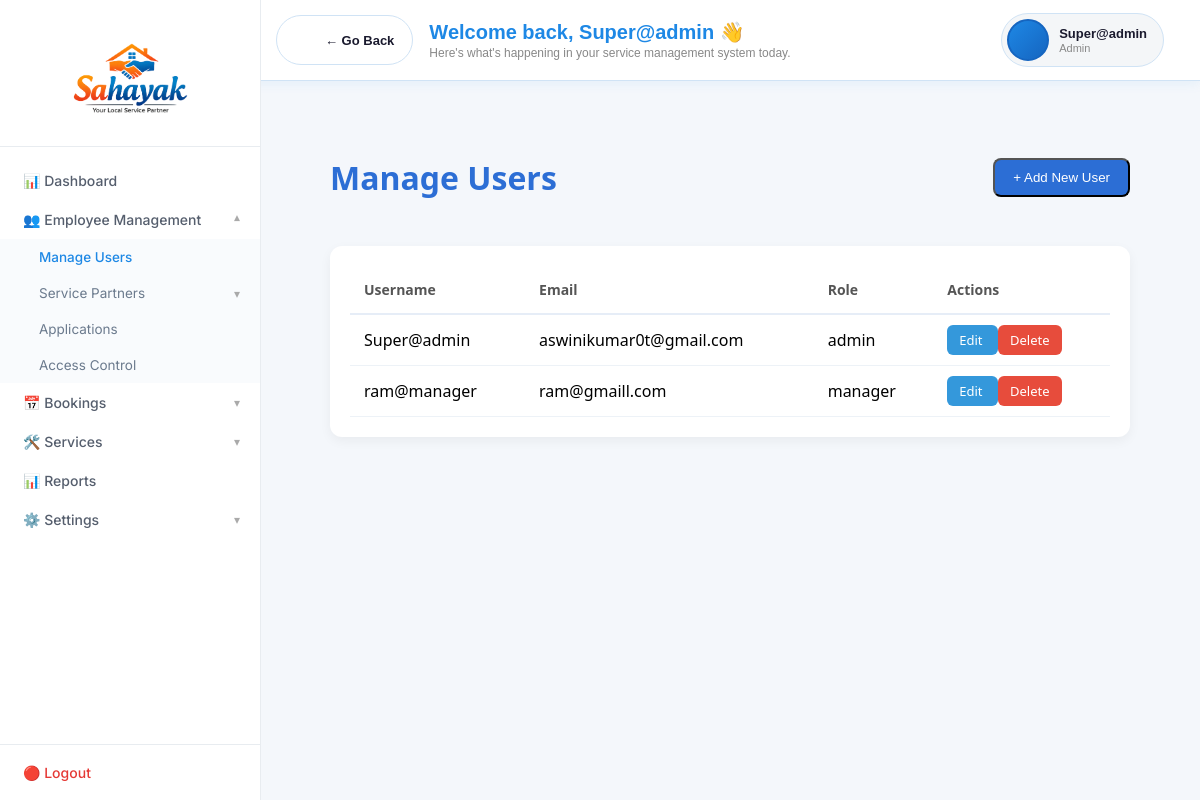
The page /users/ (signed in) on the database its author committed.
### accounts/models.py (models this page shows)
class CustomUser(AbstractUser):
    ROLE_CHOICES = (
        ('admin', 'Admin'),
        ('manager', 'Manager'),
        ('staff',            'Staff'),
        ('corporate_partner', 'Corporate Partner'),
        ('solo_partner',      'Solo Partner'),
    )
    role = models.CharField(max_length=20, choices=ROLE_CHOICES)

### accounts/views.py (the view)
# urls.py: path('users/', views.manage_users, name='manage_users'),
@login_required
def manage_users(request):
    if request.user.role != 'admin':
        return redirect('admin_dashboard')
    users = CustomUser.objects.all()
    return render(request, 'dashboard/manage_users.html', {'users': users})

### templates/dashboard/manage_users.html (shortened to what this page needs)
{% extends 'layout/base.html' %}
{% block content %}
<!DOCTYPE html>
<html lang="en">
<head>
</head>
<body>
<div class="page-container">
<div class="page-header">
<h1>Manage Users</h1>
<button class="add-btn" onclick="openModal()">
+ Add New User
</button>
</div>
<div class="card">
<table>
<thead>
<tr>
<th>Username</th>
<th>Email</th>
<th>Role</th>
<th>Actions</th>
</tr>
</thead>
<tbody>
{% for user in users %}
<tr>
<td>{{ user.username }}</td>
<td>{{ user.email }}</td>
<td>{{ user.role }}</td>
<td>
<a href="{% url 'edit_user' user.id %}" class="action-btn edit-btn">
Edit
</a>
<a href="{% url 'delete_user' user.id %}" class="action-btn delete-btn">
Delete
</a>
</td>
</tr>
{% empty %}
<tr>
<td colspan="4" class="empty">
No users found
</td>
</tr>
{% endfor %}
</tbody>
</table>
</div>
</div>
</body>
</html>
{% endblock %}

### templates/layout/base.html (shortened to what this page needs)
<body>
{% include 'layout/sidebar.html' %}
{% include 'layout/topbar.html' %}
<div class="main-content" style="margin-left: 260px; padding: 36px 40px;">
    {% block content %}
    {% endblock %}
</div>
</body>

### templates/layout/sidebar.html (shortened to what this page needs)
{% load static %}
<aside class="mgmt-sidebar" id="mgmtSidebar">
    <div class="sidebar-logo">
        <img src="{% static 'logo.png' %}" alt="Logo"
             style="width:120px; height:120px; object-fit:contain; border-radius:8px;">
    </div>
    <div class="sidebar-divider"></div>
    <nav class="sidebar-nav">
        <a href="{% url 'admin_dashboard' %}" class="sidebar-link {% if request.resolver_match.url_name == 'admin_dashboard' %}active{% endif %}">
            📊 Dashboard
        </a>
        <div class="sidebar-dropdown">
            <div class="sidebar-link dropdown-toggle" onclick="toggleDropdown('employeeMenu', event)">
                👥 Employee Management
                <span class="dropdown-arrow" id="employeeMenu-arrow">▾</span>
            </div>
            <div class="dropdown-menu" id="employeeMenu">
                <a href="{% url 'manage_users' %}" class="dropdown-item {% if request.resolver_match.url_name == 'manage_users' %}active{% endif %}">
                    Manage Users
                </a>
                <div class="sidebar-dropdown">
                    <div class="dropdown-item dropdown-toggle" onclick="toggleDropdown('partnersMenu', event)">
                        Service Partners
                        <span class="dropdown-arrow" id="partnersMenu-arrow">▾</span>
                    </div>
                     <a href="{% url 'applications' %}" class="dropdown-item {% if request.resolver_match.url_name == 'applications' %}active{% endif %}">
                    <span style="display:flex; align-items:center;">
                         Applications
                    </span>
                </a>
                </div>
                  <a href="{% url 'access_control' %}" class="dropdown-item {% if request.resolver_match.url_name == 'applications' %}active{% endif %}">
                    <span style="display:flex; align-items:center;">
                         Access Control
                    </span>
                </a>
                </div>
            </div>
<div class="sidebar-dropdown">
    <div class="sidebar-link dropdown-toggle" onclick="toggleDropdown('bookingsMenu', event)">
        📅 Bookings
        <span class="dropdown-arrow" id="bookingsMenu-arrow">▾</span>
    </div>
</div>
<div class="sidebar-dropdown">
    <div class="sidebar-link dropdown-toggle" onclick="toggleDropdown('servicesMenu', event)">
        🛠️ Services
        <span class="dropdown-arrow" id="servicesMenu-arrow">▾</span>
    </div>
</div>
        <a href="{% url 'reports' %}" class="sidebar-link {% if request.resolver_match.url_name == 'reports' %}active{% endif %}">
            📊 Reports
        </a>
<div class="sidebar-dropdown">
    <div class="sidebar-link dropdown-toggle" onclick="toggleDropdown('settingsMenu', event)">
        ⚙️ Settings
        <span class="dropdown-arrow" id="settingsMenu-arrow">▾</span>
    </div>
</div>
        <div class="sidebar-spacer"></div>
    </nav>
    <div class="sidebar-footer">
        <a href="{% url 'logout' %}" class="sidebar-link logout-link">
            🔴 Logout
        </a>
    </div>
</aside>

### templates/layout/topbar.html (shortened to what this page needs)
{% load static %}
<div class="topbar">
    <div class="topbar-left">
        {% if not hide_back %}
        <a class="back-pill" onclick="history.back()">
            <div class="back-icon">&#8592;</div>
            <div class="back-label">← Go Back</div>
        </a>
        {% endif %}
        <div class="topbar-text">
            <div class="topbar-title">
                Welcome back, {{ request.user.first_name|default:request.user.username }} 👋
            </div>
            <div class="topbar-sub">
                Here's what's happening in your service management system today.
            </div>
        </div>
    </div>
    <div class="topbar-right">
        <div class="profile-pill" onclick="toggleDropdownMenu(event)">
            {% if request.user.profile_photo %}
                <img src="{{ request.user.profile_photo.url }}"
                     alt="Profile" class="profile-pic">
            {% else %}
                <div class="profile-initials">
                </div>
            {% endif %}
            <div class="profile-info">
                <div class="profile-name">
                    {{ request.user.get_full_name|default:request.user.username }}
                </div>
                <div class="profile-role">
                    {{ request.user.role|default:"Admin"|capfirst }}
                </div>
            </div>
        </div>
    </div>
</div>

### templates/layout/sidebar.html (style rules this page uses)
:root { --sidebar-width: 260px; --sidebar-bg: #ffffff; --sidebar-accent: #1e88e5; --sidebar-text: #555e6d; --sidebar-text-active: #1e88e5; --sidebar-hover-bg: #f0f7ff; --sidebar-active-bg: #e8f3ff; --divider: #e8ecf0; }
.mgmt-sidebar { width: var(--sidebar-width); min-width: var(--sidebar-width); height: 100vh; background: var(--sidebar-bg); position: fixed; top: 0; left: 0; z-index: 1000; display: flex; flex-direction: column; overflow-y: auto; overflow-x: hidden; font-family: 'Inter', sans-serif; border-right: 1px solid var(--divider); scrollbar-width: thin; scrollbar-color: #ddd transparent; }
.sidebar-logo { display: flex; flex-direction: column; align-items: center; justify-content: center; padding: 20px 20px 0px; }
.sidebar-divider { height: 1px; background: var(--divider); margin: 6px 0; }
.sidebar-nav { flex: 1; padding: 8px 0; display: flex; flex-direction: column; }
.sidebar-spacer { flex: 1; }
.sidebar-link { display: flex; align-items: center; justify-content: space-between; padding: 11px 20px; text-decoration: none; color: var(--sidebar-text); font-size: 14px; font-weight: 500; transition: all 0.15s ease; cursor: pointer; border-left: 3px solid transparent; }
.dropdown-toggle { user-select: none; }
.dropdown-arrow { font-size: 12px; color: #aaa; transition: transform 0.2s ease; }
.dropdown-arrow.open { transform: rotate(180deg); }
.dropdown-menu { display: none; flex-direction: column; background: #f9fbfd; }
.dropdown-menu.open { display: flex; }
.dropdown-item { display: flex; align-items: center; justify-content: space-between; padding: 10px 20px 10px 36px; text-decoration: none; color: #6b7a8d; font-size: 13.5px; font-weight: 400; transition: all 0.15s ease; cursor: pointer; border-left: 3px solid transparent; }
.dropdown-item.active { color: var(--sidebar-text-active); font-weight: 500; }
.sidebar-footer { border-top: 1px solid var(--divider); padding: 8px 0; }
.logout-link { color: #e53935 !important; }

### templates/layout/topbar.html (style rules this page uses)
.topbar { position: fixed; top: 0; left: 240px; right: 0; height: 80px; background: #ffffff; border-bottom: 1px solid #d0e3f5; display: flex; justify-content: space-between; align-items: center; padding: 0 36px; z-index: 999; box-shadow: 0 2px 12px rgba(30,136,229,0.08); }
.topbar-left { display: flex; flex-direction: row; align-items: center; gap: 16px; }
.back-pill { display: flex; align-items: center; gap: 8px; background: #ffffff; border: 1.5px solid #d0e3f5 ; border-radius: 50px; padding: 8px 18px 8px 8px; cursor: pointer; text-decoration: none; transition: all 0.2s; flex-shrink: 0; }
.back-icon { width: 32px; height: 32px; border-radius: 50%; background: rgba(255,255,255,0.25); display: flex; align-items: center; justify-content: center; color: white; font-size: 16px; font-weight: 700; flex-shrink: 0; }
.back-label { font-size: 13px; font-weight: 700; color: #1a1a2e; font-family: 'DM Sans', sans-serif; }
.topbar-text { display: flex; flex-direction: column; justify-content: center; }
.topbar-title { font-family: 'Poppins', sans-serif; font-size: 20px; font-weight: 700; color: #1e88e5; line-height: 1.2; }
.topbar-sub { font-size: 12px; color: #888; margin-top: 2px; font-family: 'DM Sans', sans-serif; }
.topbar-right { display: flex; align-items: center; gap: 16px; }
.profile-pill { display: flex; align-items: center; gap: 10px; background: #f4f6f8; border: 1.5px solid #d0e3f5; border-radius: 50px; padding: 5px 16px 5px 5px; cursor: pointer; text-decoration: none; transition: all 0.2s; position: relative; }
.profile-initials { width: 38px; height: 38px; border-radius: 50%; background: linear-gradient(135deg, #1e88e5, #1565c0); display: flex; align-items: center; justify-content: center; color: white; font-weight: 700; font-size: 14px; font-family: 'Poppins', sans-serif; flex-shrink: 0; border: 2px solid #1565c0; }
.profile-info .profile-name { font-size: 13px; font-weight: 700; color: #1a1a2e; font-family: 'DM Sans', sans-serif; line-height: 1.2; }
.profile-info .profile-role { font-size: 11px; color: #888; font-family: 'DM Sans', sans-serif; text-transform: capitalize; }
.main-content { padding-top: 105px !important; }

### rows shown on the page
CustomUser: user.first_name "Super@admin", user.get_full_name "Super@admin", user.role "Admin", username "Super@admin", email "aswinikumar0t@gmail.com", role "admin"
CustomUser: username "ram@manager", email "ram@gmaill.com", role "manager"
